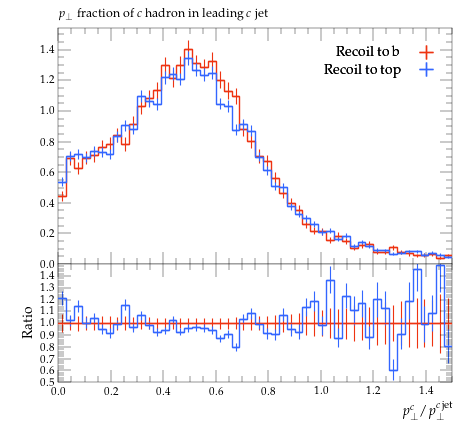

This chart was generated by the following Python code:
#! /usr/bin/env python

# This Python script was auto-generated using YODA v2.0.2.
# Analysis object: /MC_HFJETS/ptfracC
# Timestamp: 28-07-2026 (11:04:25)

import matplotlib as mpl
import matplotlib.pyplot as plt
mpl.use('Agg') # comment out for interactive use
import os
import numpy as np

plotDir = os.path.split(os.path.realpath(__file__))[0]
if 'YODA_USER_PLOT_PATH' in globals():
    plot_outdir = globals()['YODA_USER_PLOT_PATH']
else:
    plot_outdir = plotDir

#plot style
plt.style.use(os.path.join(plotDir, '../default.mplstyle'))
# plot metadata
figW, figH = plt.rcParams['figure.figsize']
ax_xLabel = r'$p_\perp^c / p_\perp^{c\,\mathrm{jet}}$'
ax_yLabel = r''
ax_title  = r'$p_\perp$ fraction of $c$ hadron in leading $c$ jet'
ax_xScale = 'linear'
ax_yScale = 'linear'
xLims = (0.0, 1.5)
yLims = (0.0, 1.5425476)

# TeX-friendly labels for the legend
labels = {
    'legend' : ([ r"Recoil to b", r"Recoil to top" ], r""),
}

# Adjust canvas width and height
canvasW = 10.0
canvasH = 9.0
figW *= canvasW/10.
figH *= canvasH/9.

# Create figure and axis objects
fig, (ax, ratio0_ax) = plt.subplots(2, 1, sharex=True,
                  figsize=(figW,figH), gridspec_kw={'height_ratios': (6.0, 3.0)})

# Set figure margins
plt.subplots_adjust(
    left   = 1.0 * plt.rcParams['figure.subplot.left'],
    right  = 1.0 * plt.rcParams['figure.subplot.right'],
    top    = 1.0 * plt.rcParams['figure.subplot.top'],
    bottom = 1.0 * plt.rcParams['figure.subplot.bottom'])

ratio0_ax.yaxis.set_major_locator(mpl.ticker.MultipleLocator(0.1))
ratio0_ax.set_ylim(0.5, 1.4999)
ratio0_ax.set_ylabel('Ratio')

# the numerical data is stored in a separate file
dataf = dict()
prefix = os.path.split(__file__)[0]
if prefix:    prefix = prefix + '/'
exec(open(prefix+'ptfracC__data.py').read(), dataf)


legend_handles = dict() # keep track of handles for the legend

# style options for curves
# starts at zorder>=5 to draw curve on top of legend
styles = {
  'recoil_b': {
    'color' : '#EE3311',
    'linestyle' : '-',
    'linewidth' : 1,
    'marker' : 'none',
    'markersize' : 2,
    'capsize' : 0.0,
    'zorder' : 5,
    'histstyle' : 1,
    'drawstyle' : 'steps-pre',
    'xerrorbars' : 1,
    'yerrorbars' : 1,
    'fillcolor' : None,
    'fillopacity' : 1.0,
    'ratio0_linestyle' : '-',
    'ratio0_linewidth' : 1,
    'ratio0_marker' : 'none',
    'ratio0_markersize' : 2,
    'ratio0_capsize' : 0.0,
    'ratio0_zorder' : 5,
    'ratio0_histstyle' : 1,
    'ratio0_drawstyle' : 'steps-pre',
    'ratio0_xerrorbars' : 1,
    'ratio0_yerrorbars' : 1,
  },
  'recoil_top': {
    'color' : '#3366FF',
    'linestyle' : '-',
    'linewidth' : 1,
    'marker' : 'none',
    'markersize' : 2,
    'capsize' : 0.0,
    'zorder' : 6,
    'histstyle' : 1,
    'drawstyle' : 'steps-pre',
    'xerrorbars' : 1,
    'yerrorbars' : 1,
    'fillcolor' : None,
    'fillopacity' : 1.0,
    'ratio0_linestyle' : '-',
    'ratio0_linewidth' : 1,
    'ratio0_marker' : 'none',
    'ratio0_markersize' : 2,
    'ratio0_capsize' : 0.0,
    'ratio0_zorder' : 6,
    'ratio0_histstyle' : 1,
    'ratio0_drawstyle' : 'steps-pre',
    'ratio0_xerrorbars' : 1,
    'ratio0_yerrorbars' : 1,
  },
}

# curve from input yoda files in main panel
for label, yvals in dataf['yvals'].items():
    if all(np.isnan(v) for v in dataf['yvals'][label]):
        continue
    tmp = None
    if styles[label]['histstyle']: # draw as histogram
        xpos = dataf['xedges'][label] if styles[label]['drawstyle'] else dataf['xpoints'][label]
        ypos = np.insert(yvals, 0, yvals[0]) if styles[label]['drawstyle'] else yvals
        if styles[label]['fillcolor']: # fill area below curve
            ax.fill_between(xpos, ypos, step='pre',
                            color=styles[label]['fillcolor'],
                            alpha=styles[label]['fillopacity'])
        tmp, = ax.plot(xpos, ypos,
                       color=styles[label]['color'],
                       linestyle=styles[label]['linestyle'],
                       linewidth=styles[label]['linewidth'],
                       drawstyle=styles[label]['drawstyle'], solid_joinstyle='miter',
                       zorder=styles[label]['zorder'], label=label)
    tmp = ax.errorbar(dataf['xpoints'][label], yvals,
                      xerr=np.array(dataf['xerrs'][label])*styles[label]['xerrorbars'],
                      yerr=np.array(dataf['yerrs'][label])*styles[label]['yerrorbars'],
                      fmt=styles[label]['marker'], capsize=styles[label]['capsize'],
                      markersize=styles[label]['markersize'],
                      ecolor=styles[label]['color'],
                      color=styles[label]['color'], zorder=styles[label]['zorder'])
    tmp[-1][0].set_linestyle(styles[label]['linestyle'])
    tmp[-1][0].set_linewidth(styles[label]['linewidth'])
    if label in dataf['add_legend_handle']:  legend_handles[label] = tmp
    for varLabel in dataf['variation_yvals'].keys():
        if varLabel.startswith(label):
            tmp, = ax.plot(dataf['xedges'][label], dataf['variation_yvals'][varLabel],
                           color=styles[label]['color'],
                           linestyle=styles[label]['linestyle'],
                           linewidth=styles[label]['linewidth'],
                           drawstyle='steps-pre', solid_joinstyle='miter',
                           zorder=styles[label]['zorder'], alpha=0.5)


# plots on ratio panel
# curve from input yoda files in ratio panel
for label, yvals in dataf['ratio0_yvals'].items():
    if all(np.isnan(v) for v in yvals):
        continue
    if styles[label]['ratio0_histstyle']: # plot as histogram
        xpos = dataf['xedges']['recoil_b'] if styles[label]['ratio0_drawstyle'] else dataf['xpoints']['recoil_b']
        ypos = np.insert(yvals, 0, yvals[0]) if styles[label]['ratio0_drawstyle'] else yvals
        ratio0_ax.plot(xpos, ypos,
                       color=styles[label]['color'],
                       linewidth=styles[label]['linewidth'],
                       linestyle=styles[label]['ratio0_linestyle'],
                       drawstyle=styles[label]['ratio0_drawstyle'], zorder=styles[label]['zorder'],
                       solid_joinstyle='miter')
    tmp = ratio0_ax.errorbar(dataf['xpoints']['recoil_b'], yvals,
                             xerr=np.array(dataf['ref_xerrs'])*styles[label]['ratio0_xerrorbars'],
                             yerr=np.array(dataf['ratio0_yerrs'][label])*styles[label]['ratio0_yerrorbars'],
                             fmt=styles[label]['ratio0_marker'], capsize=styles[label]['ratio0_capsize'],
                             markersize=styles[label]['ratio0_markersize'],
                             ecolor=styles[label]['color'],
                             color=styles[label]['color'])
    tmp[-1][0].set_linestyle(styles[label]['ratio0_linestyle'])
    tmp[-1][0].set_linewidth(styles[label]['ratio0_linewidth'])

    for varlabel in dataf['ratio0_variation_vals'].keys():
        if varlabel.startswith(label):
            ratio0_ax.plot(dataf['xedges']['recoil_b'],
                            dataf['ratio0_variation_vals'][varlabel],
                            color=styles[label]['color'],
                            linestyle=styles[label]['linestyle'],
                            linewidth=styles[label]['linewidth'],
                            drawstyle='steps-pre', solid_joinstyle='miter',
                            zorder=1, alpha=0.5)

legend_items = list(legend_handles.values())
ax.add_artist(ax.legend(legend_items,
                        labels['legend'][0],
                        title=labels['legend'][1],
                        alignment='right',
                        loc='upper right',
                        bbox_to_anchor=(1.0, 0.97),markerfirst=False))

# set plot metadata as defined above
ratio0_ax.set_xlabel(ax_xLabel)
ratio0_ax.xaxis.set_label_coords(1., -0.15)
ax.set_ylabel(ax_yLabel, ha='right', va='top')
ax.yaxis.set_label_coords(-0.11, 1.0)
ax.set_title(ax_title, loc='left')
ax.set_xscale(ax_xScale)
ax.set_yscale(ax_yScale)
ax.set_xlim(xLims)
ax.set_ylim(yLims)

# tick formatting
plt.rcParams['xtick.top'] = True
plt.rcParams['ytick.right'] = True
fig.align_ylabels((ax, ratio0_ax))
plt.savefig(os.path.join(plot_outdir, 'ptfracC.pdf'), format='PDF')
plt.savefig(os.path.join(plot_outdir, 'ptfracC.png'), format='PNG')

plt.close(fig)
